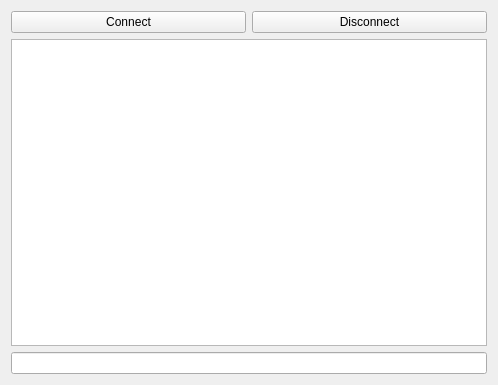
<?xml version="1.0" encoding="UTF-8"?>
<ui version="4.0">
 <class>ClientWindow</class>
 <widget class="QWidget" name="ClientWindow">
  <property name="geometry">
   <rect>
    <x>0</x>
    <y>0</y>
    <width>498</width>
    <height>385</height>
   </rect>
  </property>
  <property name="sizePolicy">
   <sizepolicy hsizetype="Preferred" vsizetype="Fixed">
    <horstretch>0</horstretch>
    <verstretch>0</verstretch>
   </sizepolicy>
  </property>
  <property name="windowTitle">
   <string>Form</string>
  </property>
  <layout class="QVBoxLayout" name="verticalLayout">
   <item>
    <layout class="QHBoxLayout" name="horizontalLayout">
     <item>
      <widget class="QPushButton" name="connectButton">
       <property name="text">
        <string>Connect</string>
       </property>
      </widget>
     </item>
     <item>
      <widget class="QPushButton" name="disconnectButton">
       <property name="text">
        <string>Disconnect</string>
       </property>
      </widget>
     </item>
    </layout>
   </item>
   <item>
    <widget class="QGraphicsView" name="graphicsView"/>
   </item>
   <item>
    <widget class="QLineEdit" name="lineEdit">
     <property name="sizePolicy">
      <sizepolicy hsizetype="Expanding" vsizetype="Fixed">
       <horstretch>0</horstretch>
       <verstretch>0</verstretch>
      </sizepolicy>
     </property>
     <property name="layoutDirection">
      <enum>Qt::LeftToRight</enum>
     </property>
     <property name="text">
      <string/>
     </property>
     <property name="cursorPosition">
      <number>0</number>
     </property>
     <property name="alignment">
      <set>Qt::AlignLeading|Qt::AlignLeft|Qt::AlignVCenter</set>
     </property>
    </widget>
   </item>
  </layout>
 </widget>
 <resources/>
 <connections/>
</ui>
